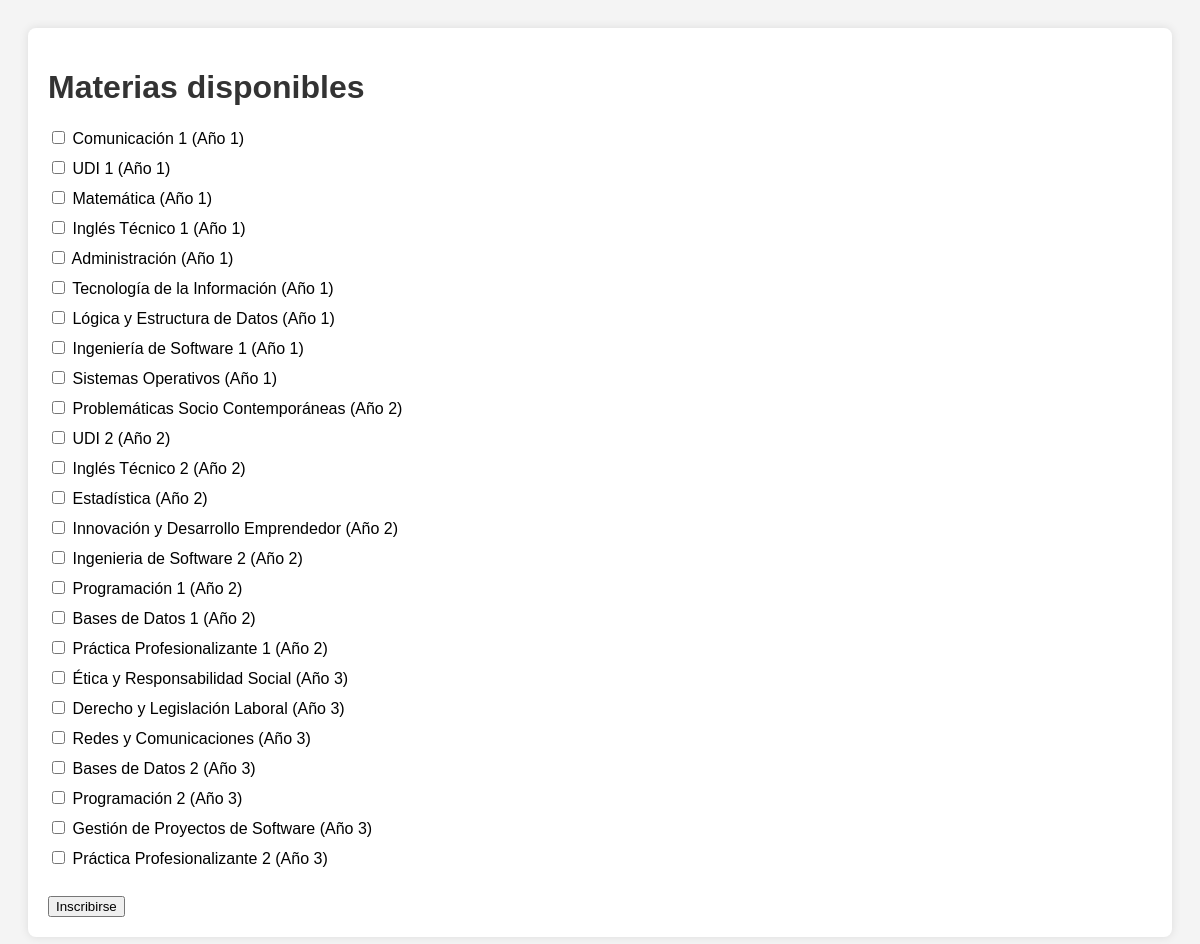
The page /materias.php?carrera_id=2 on the database its author committed.
### tables this page shows
CREATE TABLE materias (
    id INT AUTO_INCREMENT PRIMARY KEY,
    carrera_id INT,
    nombre VARCHAR(100) NOT NULL,
    anio INT NOT NULL,
    FOREIGN KEY (carrera_id) REFERENCES carreras(id)
);

### materias.php (the view, shortened to what this page needs)
<?php
require 'db.php';
if (isset($_GET['carrera_id'])) {
    $carrera_id = $_GET['carrera_id'];
    $sql = "SELECT * FROM materias WHERE carrera_id = ?";
    $stmt = $conn->prepare($sql);
    $stmt->execute([$carrera_id]);
    $materias = $stmt->fetchAll();
}
?>
<!DOCTYPE html>
<html lang="es">
<head>
</head>
<body>
    <div class="container">
        <h1>Materias disponibles</h1>
        <form action="inscribir.php" method="POST">
            <?php foreach ($materias as $materia) { ?>
                <div class="materia">
                    <input type="checkbox" name="materias[]" value="<?php echo $materia['id']; ?>">
                    <?php echo $materia['nombre']; ?> (Año <?php echo $materia['anio']; ?>)
                </div>
            <?php } ?>
            <br>
            <input type="submit" value="Inscribirse">
        </form>
    </div>
</body>
</html>

### materias.php (style rules this page uses)
body { font-family: Arial, sans-serif; background-color: #f4f4f4; padding: 20px; }
.container { background-color: #fff; padding: 20px; border-radius: 8px; box-shadow: 0 0 10px rgba(0, 0, 0, 0.1); }
h1 { color: #333; }
.materia { margin-bottom: 10px; }

### rows shown on the page
materias: nombre "Comunicación 1", anio "1"
materias: nombre "UDI 1", anio "1"
materias: nombre "Matemática", anio "1"
materias: nombre "Inglés Técnico 1", anio "1"
materias: nombre "Administración", anio "1"
materias: nombre "Tecnología de la Información", anio "1"
materias: nombre "Lógica y Estructura de Datos", anio "1"
materias: nombre "Ingeniería de Software 1", anio "1"
materias: nombre "Sistemas Operativos", anio "1"
materias: nombre "Problemáticas Socio Contemporáneas", anio "2"
materias: nombre "UDI 2", anio "2"
materias: nombre "Inglés Técnico 2", anio "2"
materias: nombre "Estadística", anio "2"
materias: nombre "Innovación y Desarrollo Emprendedor", anio "2"
materias: nombre "Ingenieria de Software 2", anio "2"
materias: nombre "Programación 1", anio "2"
materias: nombre "Bases de Datos 1", anio "2"
materias: nombre "Práctica Profesionalizante 1", anio "2"
materias: nombre "Ética y Responsabilidad Social", anio "3"
materias: nombre "Derecho y Legislación Laboral", anio "3"
materias: nombre "Redes y Comunicaciones", anio "3"
materias: nombre "Bases de Datos 2", anio "3"
materias: nombre "Programación 2", anio "3"
materias: nombre "Gestión de Proyectos de Software", anio "3"
materias: nombre "Práctica Profesionalizante 2", anio "3"
